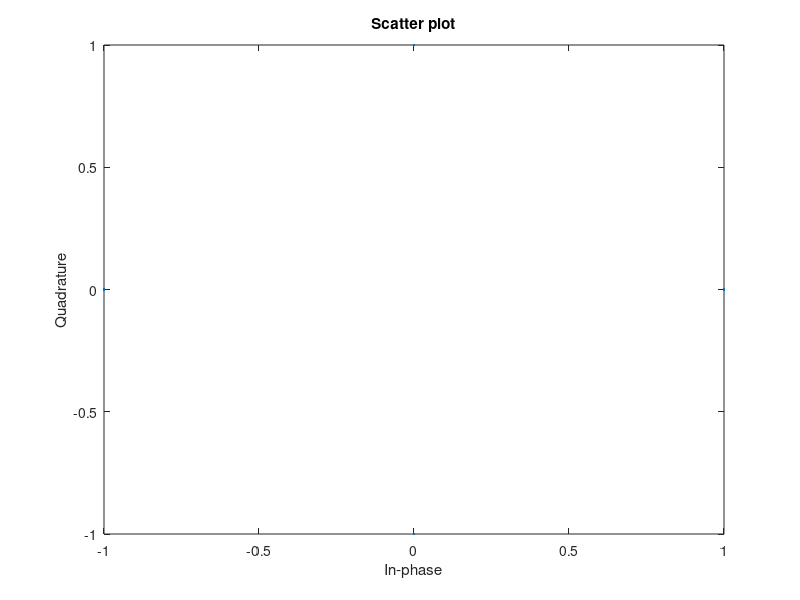
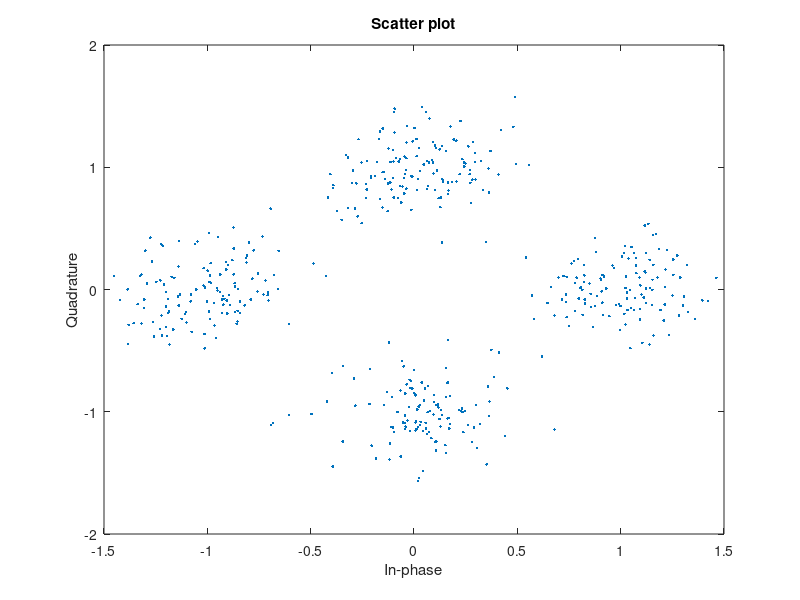

These charts were generated, in order, by the following MATLAB code: (Note: this script raises an error after producing the figures.)
clc;close all;clear;

data = randi([0, 1], 1000, 1);

[n, m] = size(data);

M = 2;

data_vector = reshape(data, [numel(data)/M, M]);

decimal_data = bi2de(data_vector);

transmitted = pskmod(decimal_data, 2^M);

scatterplot(transmitted);

SNR = 10;

noisy = awgn(transmitted, SNR);

scatterplot(noisy);


tauj = [0.62, 1.84, 0.86, 0.37]/10;
PdB = [0.23, 0.17, 0.23, 0.44]/10;

chan= rayleighchan(1,0,-20*log10(tauj),20*log10(PdB));

received= filter(chan,noisy);

alg= lms(0.01);

eqobj = lineareq(2^M, alg);

y = equalize(eqobj, received);
scatterplot(y);